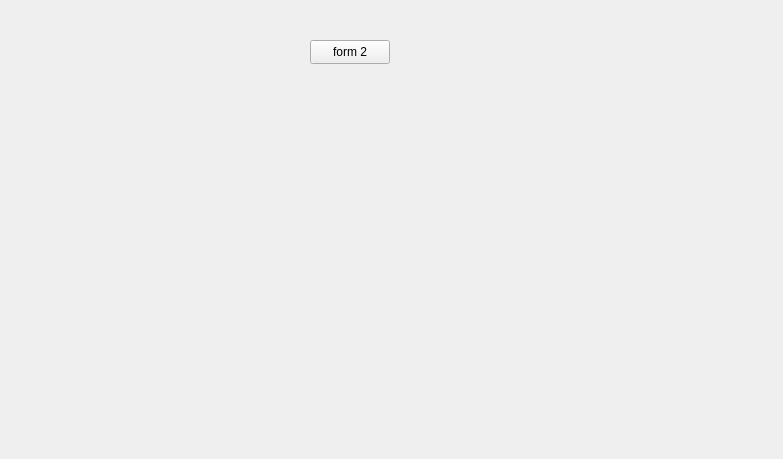
<?xml version="1.0" encoding="UTF-8"?>
<ui version="4.0">
 <class>Form_2</class>
 <widget class="QWidget" name="Form_2">
  <property name="geometry">
   <rect>
    <x>0</x>
    <y>0</y>
    <width>783</width>
    <height>459</height>
   </rect>
  </property>
  <property name="windowTitle">
   <string>Form</string>
  </property>
  <widget class="QPushButton" name="pushButton">
   <property name="geometry">
    <rect>
     <x>310</x>
     <y>40</y>
     <width>80</width>
     <height>24</height>
    </rect>
   </property>
   <property name="text">
    <string>form 2</string>
   </property>
  </widget>
  <widget class="QWidget" name="horizontalLayoutWidget">
   <property name="geometry">
    <rect>
     <x>50</x>
     <y>80</y>
     <width>641</width>
     <height>331</height>
    </rect>
   </property>
   <layout class="QHBoxLayout" name="horizontalLayout"/>
  </widget>
 </widget>
 <resources/>
 <connections/>
</ui>
